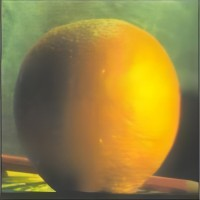
#> input picture OpenCV/Code/6_Hist/picture_1.jpg, 200 x 200 px
$ python mask_draw_hist.py
#> lines starting #> are read from the running program, lines starting #| are printed output that depends on the picture
import cv2
import matplotlib.pyplot as plt
import numpy as np

img = cv2.imread('picture_1.jpg', 0)
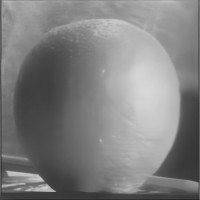
#> img: shape (200, 200); min 36, max 215, mean 127.7
mask = np.zeros(img.shape[:2], np.uint8)
mask[100:300, 100:300] = 255

mask_img = cv2.bitwise_and(img, img, mask=mask)
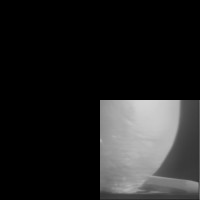
#> mask_img: shape (200, 200); min 0, max 211, mean 33.7

hist_full = cv2.calcHist([img], [0], None, [256], [0, 256])
#> hist_full = 256 values, max 480 at index 181, min 0 at index 0, mean 156.2
hist_mask = cv2.calcHist([img], [0], mask, [256], [0, 256])
#> hist_mask = 256 values, max 183 at index 181, min 0 at index 0, mean 39.06

plt.subplot(221), plt.imshow(img, 'gray')
plt.subplot(222), plt.imshow(mask, 'gray')
plt.subplot(223), plt.imshow(mask_img, 'gray')
plt.subplot(224), plt.plot(hist_mask),plt.plot(hist_full)
plt.xlim([0,256])

plt.show()
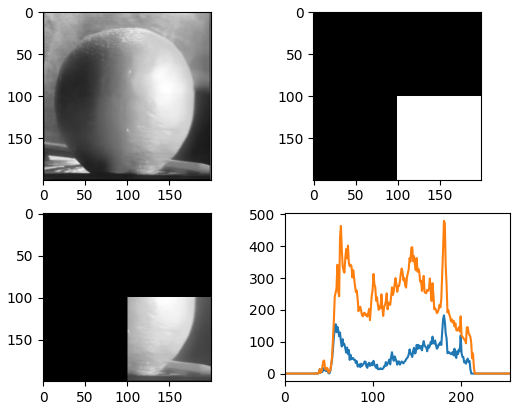
#> figure drawn by matplotlib, 4 panels; panel 4: curve peaks at x = 181, y = 183; panel 4: curve peaks at x = 181, y = 480

$ run again, with OpenCV/Code/6_Hist/picture_2.jpg copied over OpenCV/Code/6_Hist/picture_1.jpg
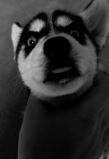
#> input picture OpenCV/Code/6_Hist/picture_2.jpg, 109 x 159 px
#> img is the input picture: shape (159, 109); min 0, max 206, mean 46.7
#> `mask_img = cv2.bitwise_and(img, img, mask=mask)`:
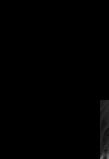
#> mask_img: shape (159, 109); min 0, max 115, mean 1.1
#> hist_full = 256 values, max 1007 at index 0, min 0 at index 207, mean 67.7
#> hist_mask = 256 values, max 39 at index 35, min 0 at index 0, mean 2.07
#> `plt.show()`:
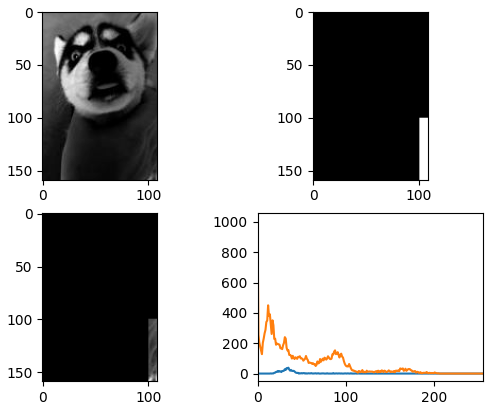
#> figure drawn by matplotlib, 4 panels; panel 4: curve peaks at x = 35, y = 39; panel 4: curve peaks at x = 0, y = 1007

$ run again, with OpenCV/Code/6_Hist/apple.jpg copied over OpenCV/Code/6_Hist/picture_1.jpg
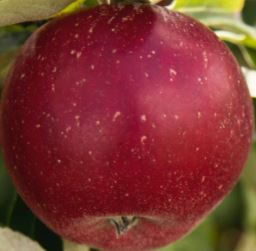
#> input picture OpenCV/Code/6_Hist/apple.jpg, 256 x 251 px
#> `mask_img = cv2.bitwise_and(img, img, mask=mask)`:
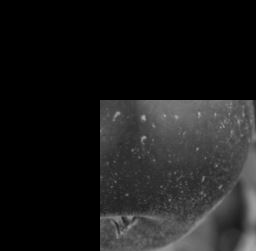
#> mask_img: shape (251, 256); min 0, max 176, mean 27.6
#> hist_full = 256 values, max 957 at index 47, min 0 at index 0, mean 251
#> hist_mask = 256 values, max 444 at index 49, min 0 at index 0, mean 92.02
#> `plt.show()`:
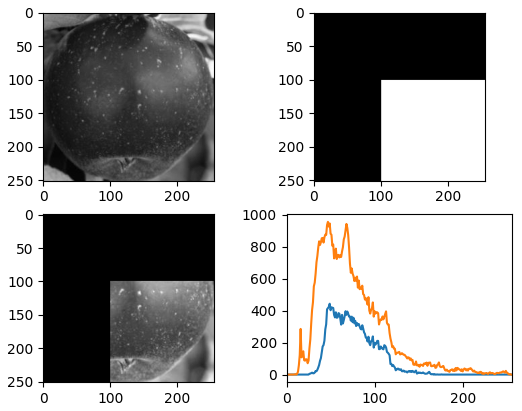
#> figure drawn by matplotlib, 4 panels; panel 4: curve peaks at x = 49, y = 444; panel 4: curve peaks at x = 47, y = 957

$ run again, with OpenCV/Code/6_Hist/apple_tree.jpg copied over OpenCV/Code/6_Hist/picture_1.jpg
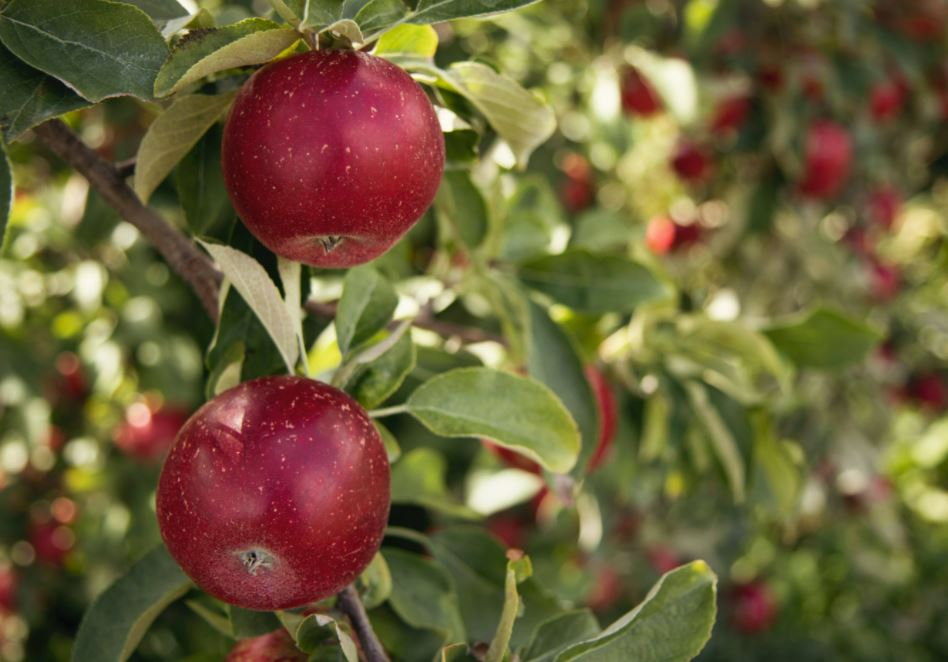
#> input picture OpenCV/Code/6_Hist/apple_tree.jpg, 948 x 662 px
#> `mask_img = cv2.bitwise_and(img, img, mask=mask)`:
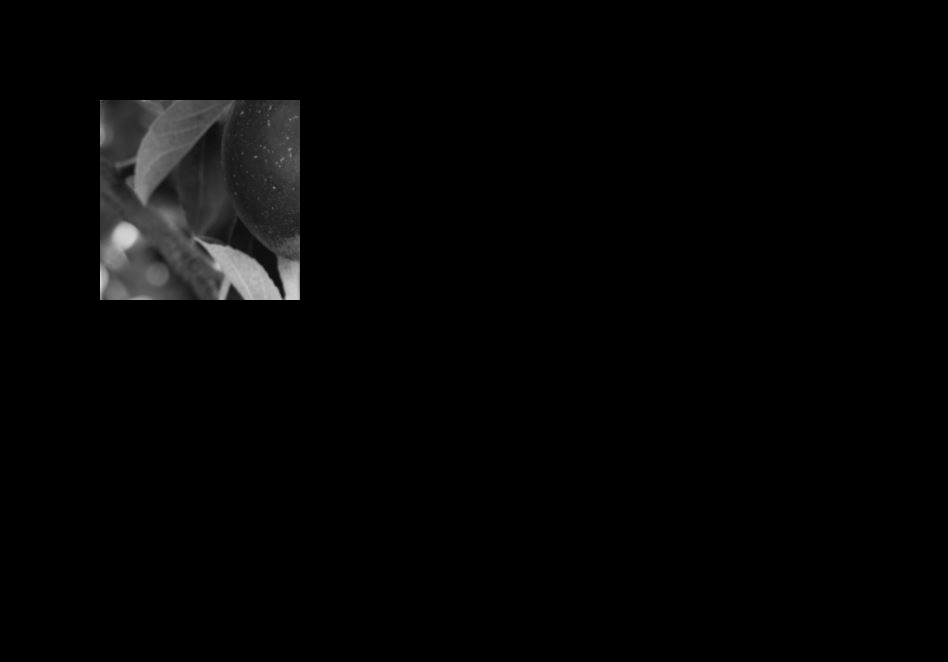
#> mask_img: shape (662, 948); min 0, max 214, mean 4.6
#> hist_full = 256 values, max 7209 at index 71, min 0 at index 0, mean 2451.5
#> hist_mask = 256 values, max 663 at index 38, min 0 at index 0, mean 156.2
#> `plt.show()`:
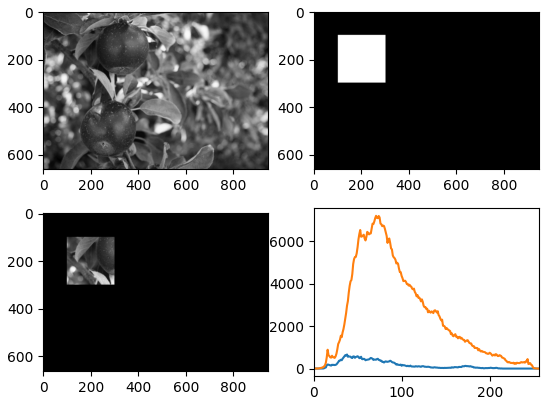
#> figure drawn by matplotlib, 4 panels; panel 4: curve peaks at x = 38, y = 663; panel 4: curve peaks at x = 71, y = 7209
